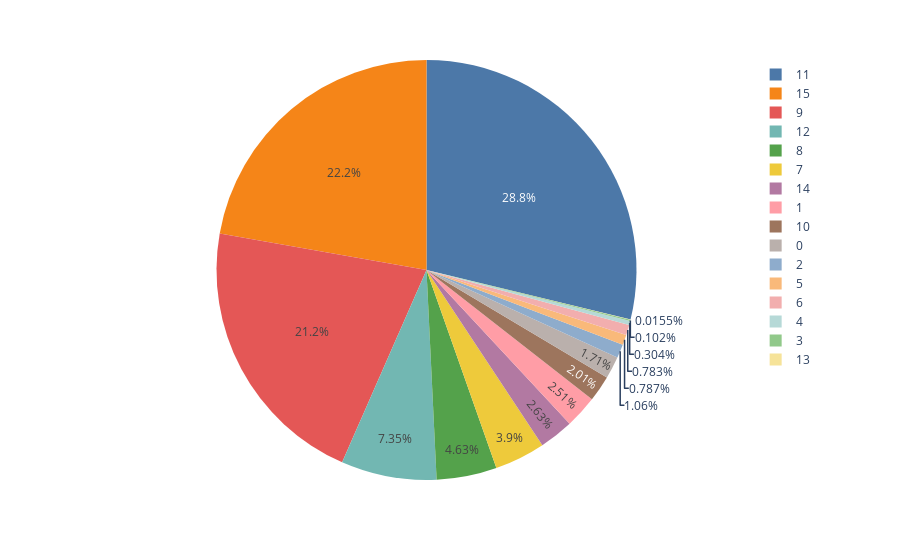

Notebook code cell kept with this figure:
### Markdown cell above
### Plotly

### Code cell
import plotly.express as px

px.pie(df, values='Education_num', names='Education', 
      color_discrete_sequence = px.colors.qualitative.T10)

### Figure 1 — Plotly figure (JSON) as saved in the notebook; plotly's stock layout.template omitted (floating-point values rounded to 4 significant figures; data arrays with more than 128 entries replaced by an {"elided": "..."} marker saying what was removed)
{"data": [{"domain": {"x": [0, 1], "y": [0, 1]}, "hovertemplate": "Education=%{label}<br>Education_num=%{value}<extra></extra>", "labels": {"elided": "32560 int values"}, "legendgroup": "", "name": "", "showlegend": true, "type": "pie", "values": {"elided": "32560 int values"}}], "layout": {"legend": {"tracegroupgap": 0}, "margin": {"t": 60}, "piecolorway": ["#4C78A8", "#F58518", "#E45756", "#72B7B2", "#54A24B", "#EECA3B", "#B279A2", "#FF9DA6", "#9D755D", "#BAB0AC"]}}
